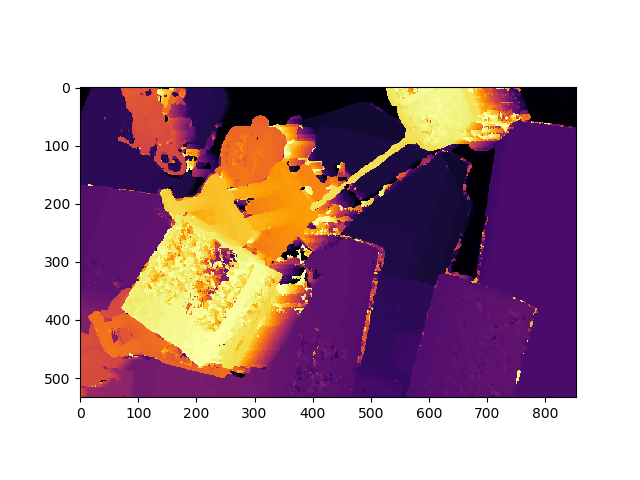

Recreate this plot in Python.
import matplotlib.pyplot as plt
import numpy as np
import time

INTMAX = 99999999


def get_patches(image):
    height, width = image.shape
    patches = np.zeros((height-6, width-6, 7, 7))
    for x in range(3, height-3):
        for y in range(3, width-3):
            patches[x-3][y-3] = image[x-3:x+4, y-3:y+4]
    return patches


class PatchMatch:
    def __init__(self, left_path='left.png', right_path='right.png', output_path='patchMatch.png'):
        self.output_path = output_path

        self.left_img = plt.imread(left_path)
        self.right_img = plt.imread(right_path)

        self.left_grey = np.mean(self.left_img, axis=2)
        self.right_grey = np.mean(self.right_img, axis=2)
        self.imgHeight, self.imgWidth = np.shape(self.right_grey)

        self.left_patches = get_patches(self.left_grey)
        self.right_patches = get_patches(self.right_grey)
        self.offsets = self.initialize_offsets()
        self.visualize()
        self.new_offsets = self.offsets.copy()

    def initialize_offsets(self):
        height, width, _, _ = self.right_patches.shape
        offsets = np.zeros((height, width, 2), dtype=int)
        for x in range(200, 301):
            for y in range(125, 251):
                offsets[x][y][0] += np.random.randint(0, high=height-1)-x
                offsets[x][y][1] += np.random.randint(0, high=width-1)-y
        return offsets

    def patch_distance_error(self, x, y, offset):
        x_offset, y_offset = offset
        if x+x_offset < 0 or \
                x+x_offset >= self.right_patches.shape[0] or \
                y+y_offset < 0 or \
                y+y_offset >= self.right_patches.shape[1]:
            return INTMAX
        right_patch = self.right_patches[x][y]
        left_patch = self.left_patches[x+x_offset][y+y_offset]
        distance_error = np.sum(np.square(right_patch-left_patch))
        return distance_error

    def propagate_patch(self, x, y):
        offset_args = [self.offsets[x][y],
                       self.offsets[x-1][y],
                       self.offsets[x][y-1]]
        distance_errors = [self.patch_distance_error(x, y, offset_arg) for offset_arg in offset_args]
        best_offset = offset_args[int(np.argmin(distance_errors))]
        self.offsets[x][y] = best_offset

    def propagate(self):
        for x in np.arange(1, np.shape(self.right_patches)[0]):
            for y in np.arange(1, np.shape(self.right_patches)[1]):
                self.propagate_patch(x, y)

    def random_search(self):
        height, width, _, _ = self.right_patches.shape
        radius = [np.floor_divide(height, 2), np.floor_divide(width, 2)]
        while radius[0] > 0 and radius[1] > 0:
            for x, row in enumerate(self.offsets):
                x_low = max(0, x-radius[0])
                x_high = min(height, x+radius[0])
                for y, offset in enumerate(row[:-1]):
                    y_low = max(0, x-radius[1])
                    y_high = min(width, x+radius[1])
                    prob_arg = np.subtract(np.array([np.random.randint(x_low, high=x_high),
                                                     np.random.randint(y_low, high=y_high)]), np.array([x, y]))
                    if self.patch_distance_error(x, y, offset) > self.patch_distance_error(x, y, prob_arg):
                        self.offsets[x][y] = prob_arg
            radius = np.floor_divide(radius, 4)

    def visualize(self, outfile='patchMatch2.png'):
        plt.imshow(self.offsets[:, :, 1], cmap="inferno")
        plt.savefig(outfile)

    def train(self, iterations):
        for i in range(1, iterations+1):
            print("Loop:", i)
            print("Propagating...")
            self.propagate()
            self.visualize()
            print("Searching...")
            self.random_search()
            self.visualize()


if __name__ == "__main__":
    # Start a timer
    tic = time.process_time()

    # Calculate Map
    patch_match = PatchMatch()
    patch_match.train(100)
    patch_match.visualize()

    # Display compute time.
    toc = time.process_time()
    elapsed = toc - tic
    print("Calculating disparity map took {0:.2f} min.\n".format(elapsed / 60.0))
